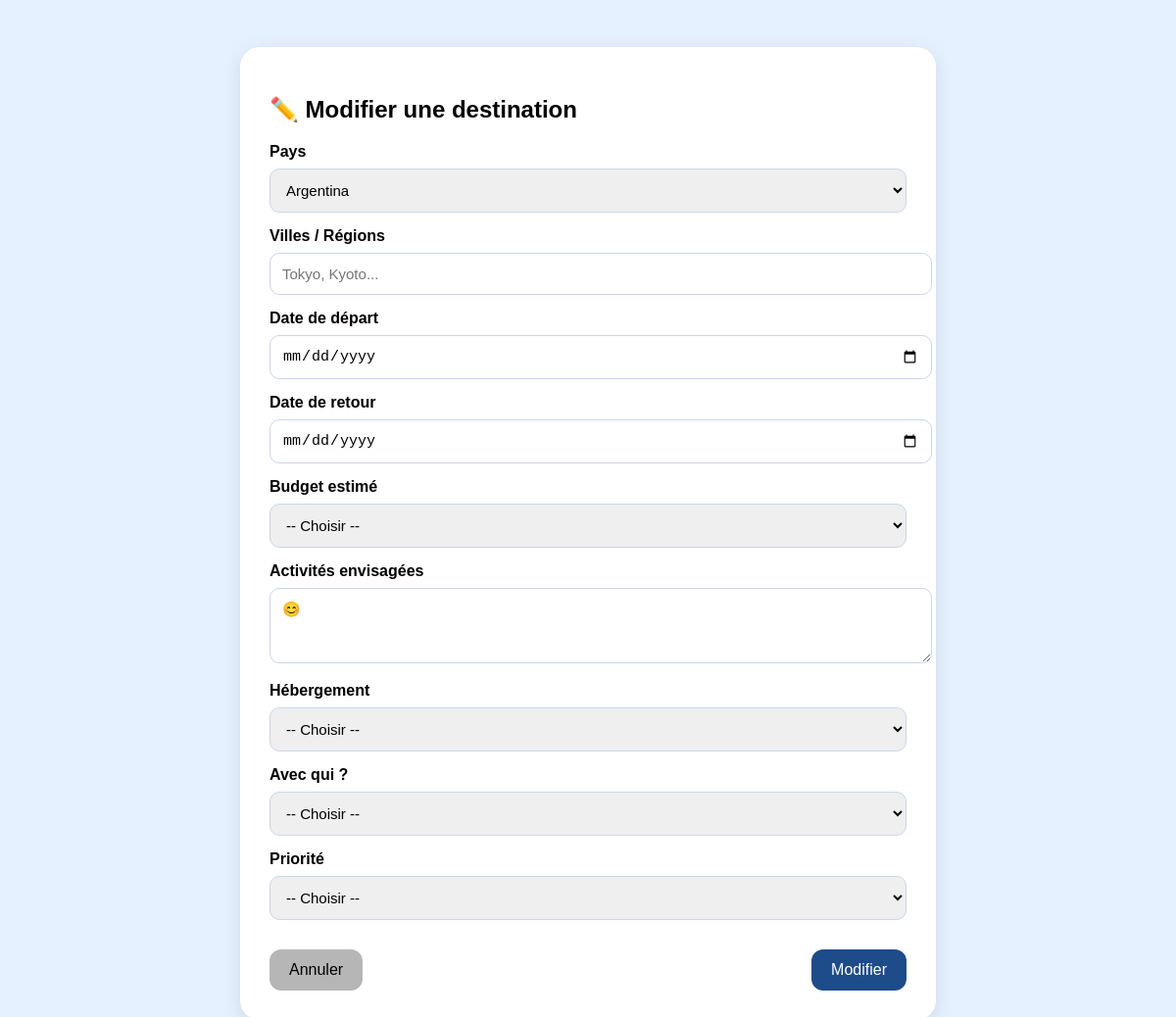
/ajouter_destination.php?id_destination=14 (signed in), run on an earlier commit of the app's database.
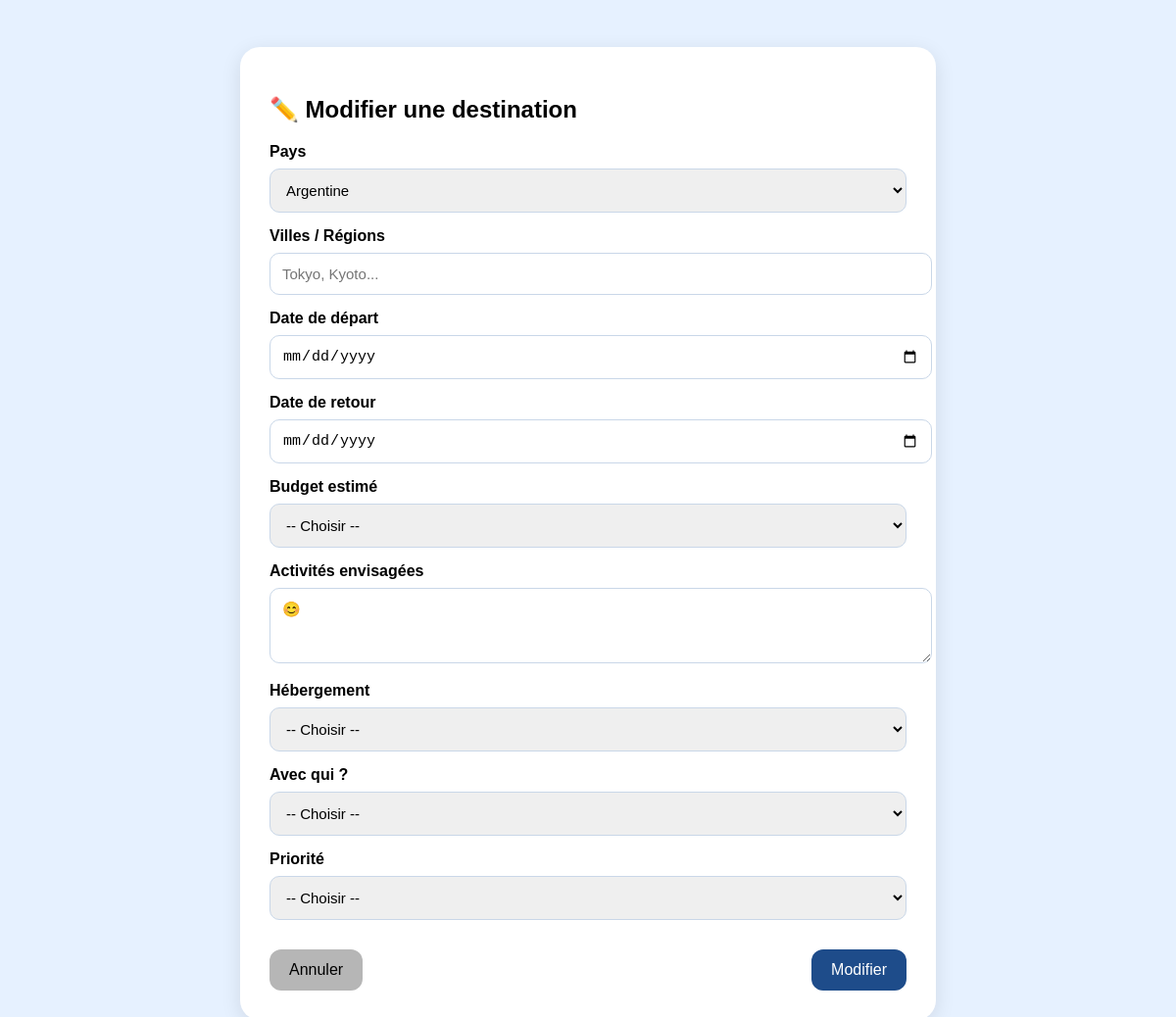
And on a later commit of the database.
### tables this page shows
CREATE TABLE `destinations` (
  `id_destination` int NOT NULL,
  `id_utilisateur` int NOT NULL,
  `code_pays` varchar(5) NOT NULL,
  `villes` varchar(255) DEFAULT NULL,
  `date_depart` varchar(50) DEFAULT NULL,
  `date_depart_approx` varchar(50) DEFAULT NULL,
  `date_retour` date DEFAULT NULL,
  `budget` varchar(50) DEFAULT NULL,
  `activites` text,
  `hebergement` varchar(50) DEFAULT NULL,
  `accompagnement` varchar(50) DEFAULT NULL,
  `priorite` varchar(20) DEFAULT NULL,
  `date_creation` timestamp NULL DEFAULT CURRENT_TIMESTAMP
);

CREATE TABLE `pays` (
  `id_pays` int NOT NULL,
  `nom_pays` varchar(100) DEFAULT NULL,
  `continent` varchar(50) DEFAULT NULL,
  `code_iso` varchar(10) DEFAULT NULL,
  `description` text,
  `rang_bonheur` int DEFAULT NULL
);

### ajouter_destination.php (the view, shortened to what this page needs)
<?php
try {
    $pdo = new PDO(
        "mysql:host=localhost;dbname=happytrip;charset=utf8mb4",
        "root",
        "root",
        [PDO::ATTR_ERRMODE => PDO::ERRMODE_EXCEPTION]
    );
} catch (PDOException $e) { die($e->getMessage()); }
$pays = $pdo->query("SELECT code_iso, nom_pays FROM pays ORDER BY nom_pays ASC")->fetchAll();
$destination = null;
if (isset($_GET['id_destination'])) {
    $idDestination = intval($_GET['id_destination']);
    $stmt = $pdo->prepare("
        SELECT * FROM destinations
        WHERE id_destination = ? AND id_utilisateur = ?
    ");
    $stmt->execute([$idDestination, $_SESSION['id_utilisateur']]);
    $destination = $stmt->fetch();
}
?>
<!DOCTYPE html>
<html lang="fr">
<head>
</head>
<body>
<div class="form-card">
<h2><?= $destination ? "✏️ Modifier une destination" : "🧭 Ajouter une prochaine destination" ?></h2>
<form action="traitement_destination.php" method="POST">
    <label>Pays</label>
    <select name="code_pays" required>
        <?php foreach ($pays as $p): ?>
        <option value="<?= $p['code_iso'] ?>"
            <?= $destination && $destination['code_pays'] == $p['code_iso'] ? "selected" : "" ?>>
            <?= $p['nom_pays'] ?>
        </option>
        <?php endforeach; ?>
    </select>
    <label>Villes / Régions</label>
    <input type="text" name="villes"
           value="<?= $destination['villes'] ?? '' ?>"
           placeholder="Tokyo, Kyoto...">
    <label>Date de départ</label>
    <input type="date" name="date_depart" value="<?= $destination['date_depart'] ?? '' ?>">
    <label>Date de retour</label>
    <input type="date" name="date_retour" value="<?= $destination['date_retour'] ?? '' ?>">
    <label>Budget estimé</label>
    <select name="budget">
        <option value="">-- Choisir --</option>
    </select>
    <label>Activités envisagées</label>
    <textarea name="activites" rows="3"><?= $destination['activites'] ?? '' ?></textarea>
    <label>Hébergement</label>
    <select name="hebergement">
        <?php
        $hebergements = ["", "Hôtel", "Airbnb", "Auberge de jeunesse", "Camping", "Chez l'habitant"];
        foreach ($hebergements as $h):
        ?>
        <option value="<?= $h ?>" <?= ($destination && $destination['hebergement']==$h) ? "selected" : "" ?>>
            <?= $h ?: "-- Choisir --" ?>
        </option>
        <?php endforeach; ?>
    </select>
    <label>Avec qui ?</label>
    <select name="accompagnement">
        <?php
        $acco = ["", "Solo", "Couple", "Amis", "Famille", "Groupe"];
        foreach ($acco as $a):
        ?>
        <option value="<?= $a ?>" <?= ($destination && $destination['accompagnement']==$a) ? "selected" : "" ?>>
            <?= $a ?: "-- Choisir --" ?>
        </option>
        <?php endforeach; ?>
    </select>
    <label>Priorité</label>
    <select name="priorite">
        <?php
        $prio = ["", "Faible", "Moyenne", "Haute"];
        foreach ($prio as $p):
        ?>
        <option value="<?= $p ?>" <?= ($destination && $destination['priorite']==$p) ? "selected" : "" ?>>
            <?= $p ?: "-- Choisir --" ?>
        </option>
        <?php endforeach; ?>
    </select>
    <div class="form-buttons">
        <a href="profil.php">
            <button type="button" class="btn-cancel">Annuler</button>
        </a>
        <button type="submit" class="btn-add">
            <?= $destination ? "Modifier" : "Ajouter" ?>
        </button>
    </div>
</form>
</div>
</body>
</html>

What changed in the data, as far as the page shows it:
changed through a linked row, destinations "-- Choisir --": code_pays "Argentina" → "Argentine"
